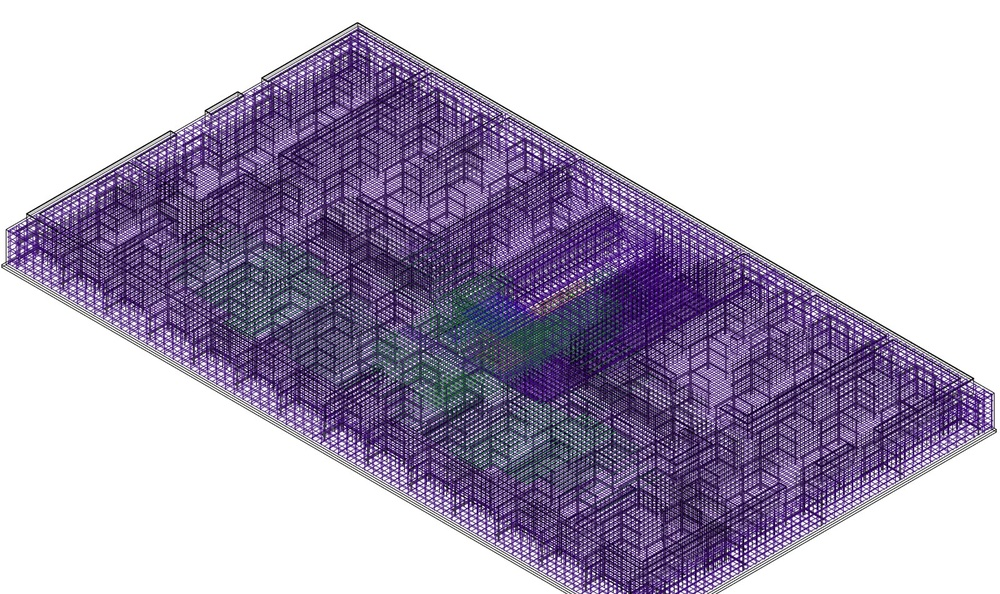
#> input picture obsidian/19_BI Group/_суреттер/S05_3D_Фм-1_арматура_бүкіл.jpg, 1000 x 594 px, shrunk from 1600 x 950 before the run
$ python sbs.py '../../obsidian/19_BI Group/_суреттер/S05_3D_Фм-1_арматура_бүкіл.jpg' '../../obsidian/19_BI Group/_суреттер/S05_3D_Фм-1_арматура_үзінді.jpg' out.png
#> lines starting #> are read from the running program, lines starting #| are printed output that depends on the picture
import sys
from PIL import Image
a = Image.open(sys.argv[1]).convert("RGB"); b = Image.open(sys.argv[2]).convert("RGB")
#> further down, a is the input picture: PIL image 1000x594 RGB; mean R, G, B 176.5, 167.2, 190.2
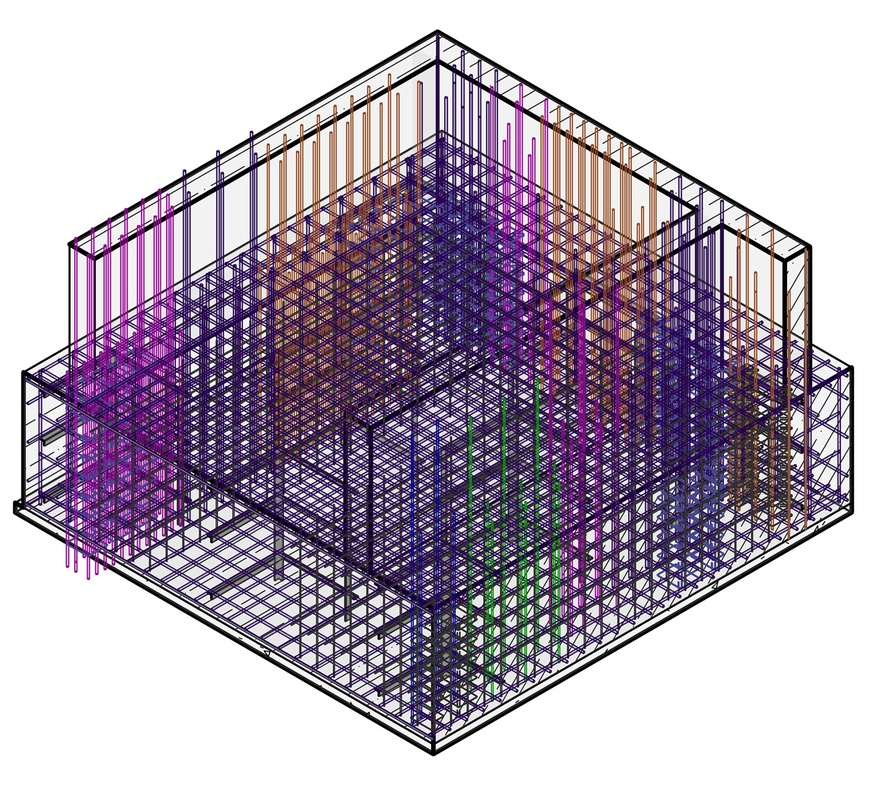
#> input picture obsidian/19_BI Group/_суреттер/S05_3D_Фм-1_арматура_үзінді.jpg, 875 x 807 px, shrunk from 1600 x 1475 before the run
#> further down, b is the input picture: PIL image 875x807 RGB; mean R, G, B 179.3, 168, 183.3
w = a.width + b.width + 20; h = max(a.height, b.height)
#> after `w = a.width + b.width + 20`: w = 1895
#> after `h = max(a.height, b.height)`: h = 807
c = Image.new("RGB", (w, h), (255, 255, 255)); c.paste(a, (0, 0)); c.paste(b, (a.width + 20, 0)); c.save(sys.argv[3]); print(c.size)
#> after `c = Image.new('RGB', (w, h), (255, 255, 255))`: c: PIL image 1895x807 RGB; every value is 255
#> after `c.paste(a, (0, 0))`:
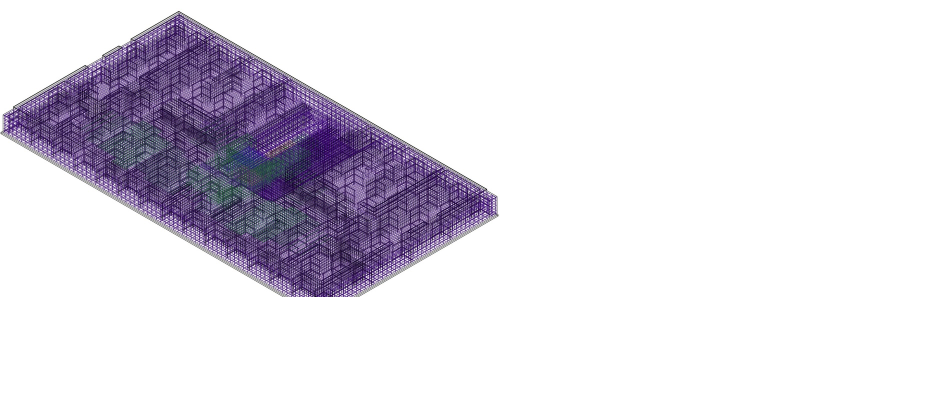
#> c: PIL image 1895x807 RGB (shown at 1/2 size); mean R, G, B 224.5, 220.9, 229.8
#> after `c.paste(b, (a.width + 20, 0))`:
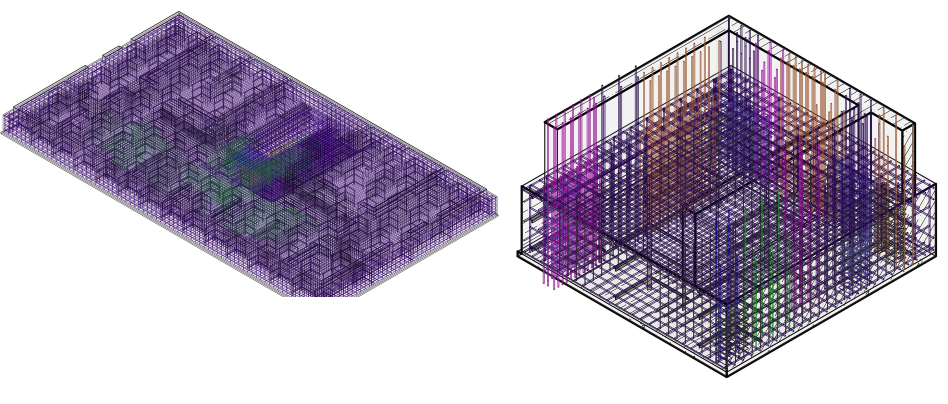
#> c: PIL image 1895x807 RGB (shown at 1/2 size); mean R, G, B 189.5, 180.7, 196.8
#| (1895, 807)
